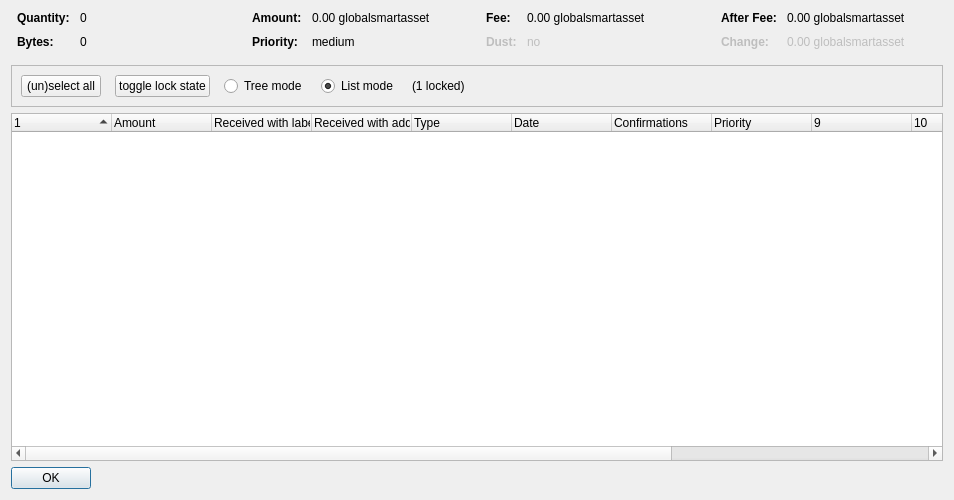
<?xml version="1.0" encoding="UTF-8"?>
<ui version="4.0">
 <class>CoinControlDialog</class>
 <widget class="QDialog" name="CoinControlDialog">
  <property name="geometry">
   <rect>
    <x>0</x>
    <y>0</y>
    <width>954</width>
    <height>500</height>
   </rect>
  </property>
  <property name="windowTitle">
   <string>Coin Selection</string>
  </property>
  <layout class="QVBoxLayout" name="verticalLayout">
   <item>
    <layout class="QHBoxLayout" name="horizontalLayoutTop" stretch="0,0,0,0">
     <property name="topMargin">
      <number>0</number>
     </property>
     <property name="bottomMargin">
      <number>10</number>
     </property>
     <item>
      <layout class="QFormLayout" name="formLayoutCoinControl1">
       <property name="horizontalSpacing">
        <number>10</number>
       </property>
       <property name="verticalSpacing">
        <number>10</number>
       </property>
       <property name="leftMargin">
        <number>6</number>
       </property>
       <property name="rightMargin">
        <number>6</number>
       </property>
       <item row="0" column="0">
        <widget class="QLabel" name="labelCoinControlQuantityText">
         <property name="font">
          <font>
           <weight>75</weight>
           <bold>true</bold>
          </font>
         </property>
         <property name="text">
          <string>Quantity:</string>
         </property>
        </widget>
       </item>
       <item row="0" column="1">
        <widget class="QLabel" name="labelCoinControlQuantity">
         <property name="cursor">
          <cursorShape>IBeamCursor</cursorShape>
         </property>
         <property name="contextMenuPolicy">
          <enum>Qt::ActionsContextMenu</enum>
         </property>
         <property name="text">
          <string notr="true">0</string>
         </property>
         <property name="textInteractionFlags">
          <set>Qt::LinksAccessibleByMouse|Qt::TextSelectableByKeyboard|Qt::TextSelectableByMouse</set>
         </property>
        </widget>
       </item>
       <item row="1" column="0">
        <widget class="QLabel" name="labelCoinControlBytesText">
         <property name="font">
          <font>
           <weight>75</weight>
           <bold>true</bold>
          </font>
         </property>
         <property name="text">
          <string>Bytes:</string>
         </property>
        </widget>
       </item>
       <item row="1" column="1">
        <widget class="QLabel" name="labelCoinControlBytes">
         <property name="cursor">
          <cursorShape>IBeamCursor</cursorShape>
         </property>
         <property name="contextMenuPolicy">
          <enum>Qt::ActionsContextMenu</enum>
         </property>
         <property name="text">
          <string notr="true">0</string>
         </property>
         <property name="textInteractionFlags">
          <set>Qt::LinksAccessibleByMouse|Qt::TextSelectableByKeyboard|Qt::TextSelectableByMouse</set>
         </property>
        </widget>
       </item>
      </layout>
     </item>
     <item>
      <layout class="QFormLayout" name="formLayoutCoinControl2">
       <property name="horizontalSpacing">
        <number>10</number>
       </property>
       <property name="verticalSpacing">
        <number>10</number>
       </property>
       <property name="leftMargin">
        <number>6</number>
       </property>
       <property name="rightMargin">
        <number>6</number>
       </property>
       <item row="0" column="0">
        <widget class="QLabel" name="labelCoinControlAmountText">
         <property name="font">
          <font>
           <weight>75</weight>
           <bold>true</bold>
          </font>
         </property>
         <property name="text">
          <string>Amount:</string>
         </property>
        </widget>
       </item>
       <item row="0" column="1">
        <widget class="QLabel" name="labelCoinControlAmount">
         <property name="cursor">
          <cursorShape>IBeamCursor</cursorShape>
         </property>
         <property name="contextMenuPolicy">
          <enum>Qt::ActionsContextMenu</enum>
         </property>
         <property name="text">
          <string notr="true">0.00 globalsmartasset</string>
         </property>
         <property name="textInteractionFlags">
          <set>Qt::LinksAccessibleByMouse|Qt::TextSelectableByKeyboard|Qt::TextSelectableByMouse</set>
         </property>
        </widget>
       </item>
       <item row="1" column="0">
        <widget class="QLabel" name="labelCoinControlPriorityText">
         <property name="font">
          <font>
           <weight>75</weight>
           <bold>true</bold>
          </font>
         </property>
         <property name="text">
          <string>Priority:</string>
         </property>
        </widget>
       </item>
       <item row="1" column="1">
        <widget class="QLabel" name="labelCoinControlPriority">
         <property name="cursor">
          <cursorShape>IBeamCursor</cursorShape>
         </property>
         <property name="contextMenuPolicy">
          <enum>Qt::ActionsContextMenu</enum>
         </property>
         <property name="text">
          <string>medium</string>
         </property>
         <property name="textInteractionFlags">
          <set>Qt::LinksAccessibleByMouse|Qt::TextSelectableByKeyboard|Qt::TextSelectableByMouse</set>
         </property>
        </widget>
       </item>
      </layout>
     </item>
     <item>
      <layout class="QFormLayout" name="formLayoutCoinControl3">
       <property name="horizontalSpacing">
        <number>10</number>
       </property>
       <property name="verticalSpacing">
        <number>10</number>
       </property>
       <property name="leftMargin">
        <number>6</number>
       </property>
       <property name="rightMargin">
        <number>6</number>
       </property>
       <item row="0" column="0">
        <widget class="QLabel" name="labelCoinControlFeeText">
         <property name="font">
          <font>
           <weight>75</weight>
           <bold>true</bold>
          </font>
         </property>
         <property name="text">
          <string>Fee:</string>
         </property>
        </widget>
       </item>
       <item row="0" column="1">
        <widget class="QLabel" name="labelCoinControlFee">
         <property name="cursor">
          <cursorShape>IBeamCursor</cursorShape>
         </property>
         <property name="contextMenuPolicy">
          <enum>Qt::ActionsContextMenu</enum>
         </property>
         <property name="text">
          <string notr="true">0.00 globalsmartasset</string>
         </property>
         <property name="textInteractionFlags">
          <set>Qt::LinksAccessibleByMouse|Qt::TextSelectableByKeyboard|Qt::TextSelectableByMouse</set>
         </property>
        </widget>
       </item>
       <item row="1" column="0">
        <widget class="QLabel" name="labelCoinControlLowOutputText">
         <property name="enabled">
          <bool>false</bool>
         </property>
         <property name="font">
          <font>
           <weight>75</weight>
           <bold>true</bold>
          </font>
         </property>
         <property name="text">
          <string>Dust:</string>
         </property>
        </widget>
       </item>
       <item row="1" column="1">
        <widget class="QLabel" name="labelCoinControlLowOutput">
         <property name="enabled">
          <bool>false</bool>
         </property>
         <property name="cursor">
          <cursorShape>IBeamCursor</cursorShape>
         </property>
         <property name="contextMenuPolicy">
          <enum>Qt::ActionsContextMenu</enum>
         </property>
         <property name="text">
          <string>no</string>
         </property>
         <property name="textInteractionFlags">
          <set>Qt::LinksAccessibleByMouse|Qt::TextSelectableByKeyboard|Qt::TextSelectableByMouse</set>
         </property>
        </widget>
       </item>
      </layout>
     </item>
     <item>
      <layout class="QFormLayout" name="formLayoutCoinControl4">
       <property name="horizontalSpacing">
        <number>10</number>
       </property>
       <property name="verticalSpacing">
        <number>10</number>
       </property>
       <property name="leftMargin">
        <number>6</number>
       </property>
       <property name="rightMargin">
        <number>6</number>
       </property>
       <item row="0" column="0">
        <widget class="QLabel" name="labelCoinControlAfterFeeText">
         <property name="font">
          <font>
           <weight>75</weight>
           <bold>true</bold>
          </font>
         </property>
         <property name="text">
          <string>After Fee:</string>
         </property>
        </widget>
       </item>
       <item row="0" column="1">
        <widget class="QLabel" name="labelCoinControlAfterFee">
         <property name="cursor">
          <cursorShape>IBeamCursor</cursorShape>
         </property>
         <property name="contextMenuPolicy">
          <enum>Qt::ActionsContextMenu</enum>
         </property>
         <property name="text">
          <string notr="true">0.00 globalsmartasset</string>
         </property>
         <property name="textInteractionFlags">
          <set>Qt::LinksAccessibleByMouse|Qt::TextSelectableByKeyboard|Qt::TextSelectableByMouse</set>
         </property>
        </widget>
       </item>
       <item row="1" column="0">
        <widget class="QLabel" name="labelCoinControlChangeText">
         <property name="enabled">
          <bool>false</bool>
         </property>
         <property name="font">
          <font>
           <weight>75</weight>
           <bold>true</bold>
          </font>
         </property>
         <property name="text">
          <string>Change:</string>
         </property>
        </widget>
       </item>
       <item row="1" column="1">
        <widget class="QLabel" name="labelCoinControlChange">
         <property name="enabled">
          <bool>false</bool>
         </property>
         <property name="cursor">
          <cursorShape>IBeamCursor</cursorShape>
         </property>
         <property name="contextMenuPolicy">
          <enum>Qt::ActionsContextMenu</enum>
         </property>
         <property name="text">
          <string notr="true">0.00 globalsmartasset</string>
         </property>
         <property name="textInteractionFlags">
          <set>Qt::LinksAccessibleByMouse|Qt::TextSelectableByKeyboard|Qt::TextSelectableByMouse</set>
         </property>
        </widget>
       </item>
      </layout>
     </item>
    </layout>
   </item>
   <item>
    <widget class="QFrame" name="frame">
     <property name="minimumSize">
      <size>
       <width>0</width>
       <height>40</height>
      </size>
     </property>
     <property name="frameShape">
      <enum>QFrame::StyledPanel</enum>
     </property>
     <property name="frameShadow">
      <enum>QFrame::Sunken</enum>
     </property>
     <layout class="QHBoxLayout" name="horizontalLayout">
      <item>
       <layout class="QHBoxLayout" name="horizontalLayoutPanel" stretch="0,0,0,0,0,0">
        <property name="spacing">
         <number>14</number>
        </property>
        <item>
         <widget class="QPushButton" name="pushButtonSelectAll">
          <property name="sizePolicy">
           <sizepolicy hsizetype="Maximum" vsizetype="Fixed">
            <horstretch>0</horstretch>
            <verstretch>0</verstretch>
           </sizepolicy>
          </property>
          <property name="text">
           <string>(un)select all</string>
          </property>
          <property name="autoDefault">
           <bool>false</bool>
          </property>
         </widget>
        </item>
        <item>
         <widget class="QPushButton" name="pushButtonToggleLock">
          <property name="sizePolicy">
           <sizepolicy hsizetype="Maximum" vsizetype="Fixed">
            <horstretch>0</horstretch>
            <verstretch>0</verstretch>
           </sizepolicy>
          </property>
          <property name="text">
           <string>toggle lock state</string>
          </property>
          <property name="autoDefault">
           <bool>false</bool>
          </property>
         </widget>
        </item>
        <item>
         <widget class="QRadioButton" name="radioTreeMode">
          <property name="sizePolicy">
           <sizepolicy hsizetype="Maximum" vsizetype="Fixed">
            <horstretch>0</horstretch>
            <verstretch>0</verstretch>
           </sizepolicy>
          </property>
          <property name="text">
           <string>Tree mode</string>
          </property>
         </widget>
        </item>
        <item>
         <widget class="QRadioButton" name="radioListMode">
          <property name="sizePolicy">
           <sizepolicy hsizetype="Maximum" vsizetype="Fixed">
            <horstretch>0</horstretch>
            <verstretch>0</verstretch>
           </sizepolicy>
          </property>
          <property name="text">
           <string>List mode</string>
          </property>
          <property name="checked">
           <bool>true</bool>
          </property>
         </widget>
        </item>
        <item>
         <widget class="QLabel" name="labelLocked">
          <property name="text">
           <string>(1 locked)</string>
          </property>
         </widget>
        </item>
        <item>
         <spacer name="horizontalSpacer">
          <property name="orientation">
           <enum>Qt::Horizontal</enum>
          </property>
          <property name="sizeHint" stdset="0">
           <size>
            <width>40</width>
            <height>20</height>
           </size>
          </property>
         </spacer>
        </item>
       </layout>
      </item>
     </layout>
    </widget>
   </item>
   <item>
    <widget class="CoinControlTreeWidget" name="treeWidget">
     <property name="contextMenuPolicy">
      <enum>Qt::CustomContextMenu</enum>
     </property>
     <property name="sortingEnabled">
      <bool>false</bool>
     </property>
     <property name="columnCount">
      <number>13</number>
     </property>
     <attribute name="headerShowSortIndicator" stdset="0">
      <bool>true</bool>
     </attribute>
     <attribute name="headerStretchLastSection">
      <bool>false</bool>
     </attribute>
     <column>
      <property name="text">
       <string/>
      </property>
     </column>
     <column>
      <property name="text">
       <string>Amount</string>
      </property>
     </column>
     <column>
      <property name="text">
       <string>Received with label</string>
      </property>
     </column>
     <column>
      <property name="text">
       <string>Received with address</string>
      </property>
     </column>
     <column>
      <property name="text">
	<string>Type</string>
      </property>
     </column>
     <column>
      <property name="text">	 
       <string>Date</string>
      </property>
     </column>
     <column>
      <property name="text">
       <string>Confirmations</string>
      </property>
      <property name="toolTip">
       <string>Confirmed</string>
      </property>
     </column>
     <column>
      <property name="text">
       <string>Priority</string>
      </property>
     </column>
     <column>
      <property name="text">
       <string/>
      </property>
     </column>
     <column>
      <property name="text">
       <string/>
      </property>
     </column>
     <column>
      <property name="text">
       <string/>
      </property>
     </column>
     <column>
      <property name="text">
       <string/>
      </property>
     </column>
     <column>
      <property name="text">
       <string/>
      </property>
     </column>
    </widget>
   </item>
   <item>
    <widget class="QDialogButtonBox" name="buttonBox">
     <property name="sizePolicy">
      <sizepolicy hsizetype="Maximum" vsizetype="Fixed">
       <horstretch>0</horstretch>
       <verstretch>0</verstretch>
      </sizepolicy>
     </property>
     <property name="orientation">
      <enum>Qt::Horizontal</enum>
     </property>
     <property name="standardButtons">
      <set>QDialogButtonBox::Ok</set>
     </property>
    </widget>
   </item>
  </layout>
 </widget>
 <customwidgets>
  <customwidget>
   <class>CoinControlTreeWidget</class>
   <extends>QTreeWidget</extends>
   <header>coincontroltreewidget.h</header>
  </customwidget>
 </customwidgets>
 <resources/>
 <connections/>
</ui>
